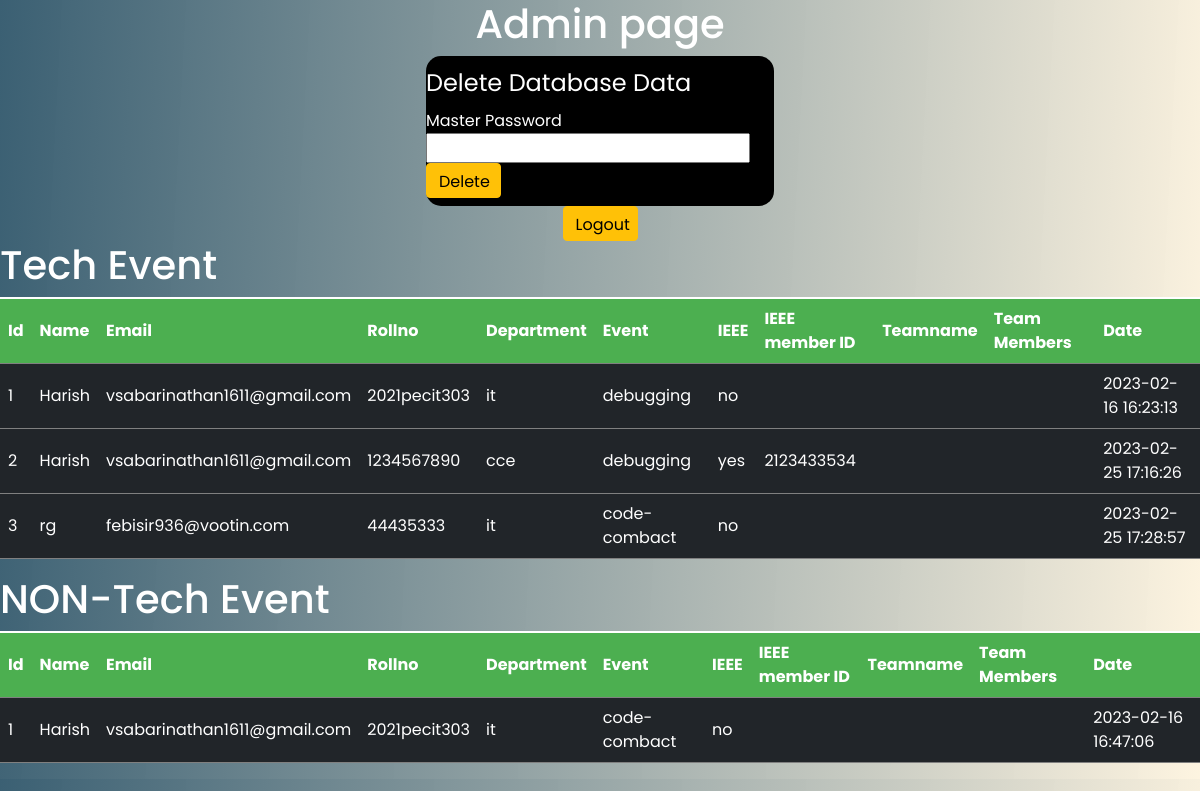
Page /admin (signed in) on the earlier database version.
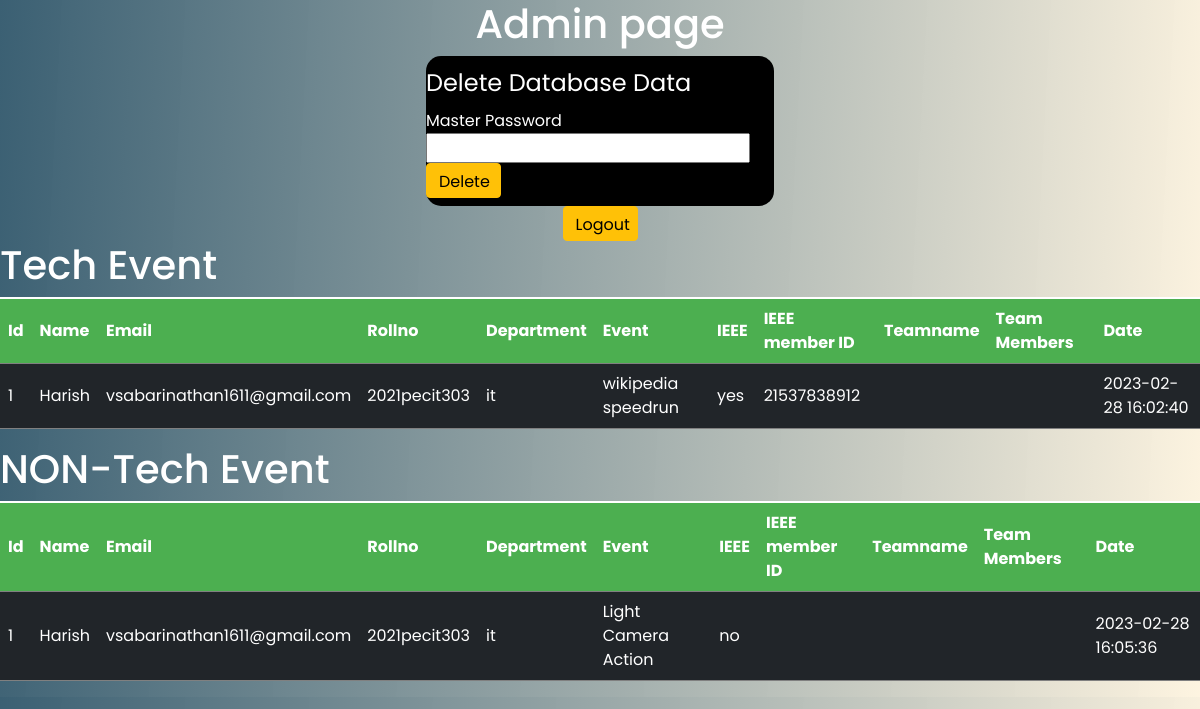
Same page on the later database version.
### website/models.py (models this page shows)
class Tech_register(db.Model):
    id = db.Column(db.Integer, primary_key=True)
    name=db.Column(db.String(100))
    email = db.Column(db.String(150))
    rollno=db.Column(db.String(100),unique=True)
    dept=db.Column(db.String(100))
    ieee=db.Column(db.String(10))
    i3emid= db.Column(db.String(100))
    event=db.Column(db.String(100))
    teamname=db.Column(db.String(500))
    team_members=db.Column(db.String(500))
    date = db.Column(db.DateTime(timezone=True), default=func.now())

class Non_register (db.Model):
    id = db.Column(db.Integer, primary_key=True)
    name=db.Column(db.String(100))
    email = db.Column(db.String(150))
    rollno=db.Column(db.String(100),unique=True)
    dept=db.Column(db.String(100))
    ieee=db.Column(db.String(10))
    i3emid=db.Column(db.String(10))
    event=db.Column(db.String(100))
    teamname=db.Column(db.String(500))
    team_members=db.Column(db.String(500))
    date = db.Column(db.DateTime(timezone=True), default=func.now())

### website/views.py (the view)
@views.route('/admin', methods=['GET', 'POST'])
@login_required
def admin():
    if (current_user.admin == True):
        tech = Tech_register.query.order_by(Tech_register.date)
        non_tech = Non_register.query.order_by(Non_register.date)
        print("wrh")
    else:
        return redirect(url_for('auth.login'))
    return render_template("admin.html", tech=tech, non_tech=non_tech)

### website/templates/admin.html (shortened to what this page needs)
<!DOCTYPE html>
<html lang="en">
<head>
    <link
  rel="stylesheet"
  href="https://cdnjs.cloudflare.com/ajax/libs/font-awesome/6.0.0-beta3/css/all.min.css"
/>
<link rel="stylesheet" href="/static/css/admin.css">
<link href="https://cdn.jsdelivr.net/npm/bootstrap@5.1.3/dist/css/bootstrap.min.css" rel="stylesheet"
integrity="sha384-1BmE4kWBq78iYhFldvKuhfTAU6auU8tT94WrHftjDbrCEXSU1oBoqyl2QvZ6jIW3">
</head>
<body>
  <h1>Admin page</h1>
<div class="top">
   <legend>Delete Database Data</legend>
  <form method="post" action="{{url_for('views.delete')}}">
    <label for="password">Master Password</label>
    <input name="pass" type="password">
    <button class="btn btn-warning" type="submit">Delete</button>
  </form>
</div>
<a class="btn btn-warning" href="{{url_for('auth.logout')}}">Logout</a>
<div class="table table-dark table-striped">
    <h1>Tech Event</h1>
    <table>
      <tr>
        <th>Id</th>
        <th>Name</th>
        <th>Email</th>
        <th>Rollno</th>
        <th>Department</th>
        <th>Event</th>
        <th>IEEE</th>
        <th>IEEE member ID</th>
        <th>Teamname</th>
        <th>Team Members</th>
        <th>Date</th>
      </tr>
      <tbody>
        {% for tech in tech %}
        <tr>
          <td>{{tech.id}}</td>
          <td>{{tech.name}}</td>
          <td>{{tech.email}}</td>
          <td>{{tech.rollno}}</td>
          <td>{{tech.dept}}</td>
          <td>{{tech.event}}</td>
          <td>{{tech.ieee}}</td>
          <td>{{tech.i3emid}}</td>
          <td>{{tech.teamname}}</td>
          <td>{{tech.team_members}}</td>
          <td>{{tech.date}}</td>
        </tr>
        {%endfor%}
      </tbody>
    </table>
</div>
<div class="table table-dark table-striped">
    <h1>NON-Tech Event</h1>
    <table>
      <tr>
        <th>Id</th>
        <th>Name</th>
        <th>Email</th>
        <th>Rollno</th>
        <th>Department</th>
        <th>Event</th>
        <th>IEEE</th>
        <th>IEEE member ID</th>
        <th>Teamname</th>
        <th>Team Members</th>
        <th>Date</th>
      </tr>
      <tbody>
        {% for non_tech in non_tech %}
        <tr>
          <td>{{non_tech.id}}</td>
          <td>{{non_tech.name}}</td>
          <td>{{non_tech.email}}</td>
          <td>{{non_tech.rollno}}</td>
          <td>{{non_tech.dept}}</td>
          <td>{{non_tech.event}}</td>
          <td>{{non_tech.ieee}}</td>
          <td>{{non_tech.i3emid}}</td>
          <td>{{non_tech.teamname}}</td>
          <td>{{non_tech.team_members}}</td>
          <td>{{non_tech.date}}</td>
        </tr>
        {%endfor%}
      </tbody>
    </table>
</div>
</body>
</html>

### website/static/css/admin.css (style rules this page uses)
* { margin: 0; box-sizing: border-box; font-family: 'Poppins', sans-serif; }
body { background: linear-gradient(273deg, #fdf0d5ba, #003049c4); display: flex; flex-direction: column; flex-wrap: wrap; align-content: center; align-items: center; }
a { width: 35px; height: 25px; color: black; background-color: aqua; }
h1 { color: #fff; font-size: 20px; }
.btn-warning { color: #000; background-color: #ffc107; border-color: #ffc107; width: 75px; height: 35px; }
.top { width: 29%; color: #fff; height: 150px; display: flex; flex-wrap: wrap; background: #000; border-radius: 15px; align-content: center; justify-content: center; align-items: center; }
table { border-collapse: collapse; width: 100%; }
th, td { text-align: left; padding: 8px; }
th { background-color: #4caf50; color: white; }

Differences in the rows shown:
removed Tech_register: id "2", name "Harish", email "vsabarinathan1611@gmail.com", rollno "1234567890", dept "cce", event "debugging", ieee "yes", i3emid "2123433534", date "2023-02-25 17:16:26"
removed Tech_register: id "3", name "rg", email "febisir936@vootin.com", rollno "44435333", dept "it", event "code-combact", ieee "no", date "2023-02-25 17:28:57"
changed Tech_register "Harish": event "debugging" → "wikipedia speedrun"; ieee "no" → "yes"; i3emid (not shown) → "21537838912"; date "2023-02-16 16:23:13" → "2023-02-28 16:02:40"
changed Non_register "Harish": event "code-combact" → "Light Camera Action"; date "2023-02-16 16:47:06" → "2023-02-28 16:05:36"
